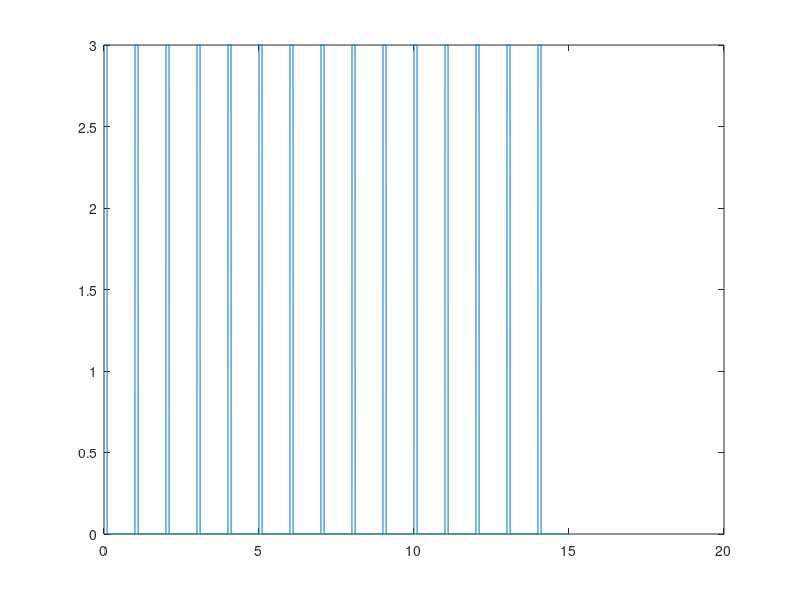

Write MATLAB code to recreate this figure. (Note: this script raises an error after producing the figure.)
clc, clear, close all;

fd = 500;

t_sec = 15;
t = 0: 1/fd: t_sec-1/fd;

% Test with square
t_sq = length(t)/t_sec/10; % 100ms
y_sq = zeros(1, fd);
for i = 1:t_sq
    y_sq(i) = 3; 
end
y_sq = repmat(y_sq, 1, t_sec);
plot(t, y_sq)


[y_multi, vel] = f_getMultirate(y_sq, fd)

figure()
plot(t, y_multi(vel+1:end))


yNir = f_getNirFilter(y_sq, fd);
figure()
plot(t, yNir)


%% Test wih triangle

fd = 500;
t_sec = 15;
t = 0: 1/fd: t_sec-1/fd;

t_triangle_sec = 0.202;
t_temp = 0: 1/fd: t_triangle_sec-1/fd;

for ii = 1:length(t_temp)
    if t_temp(ii) <= 0.1
        y_triangle(ii) = 15*t_temp(ii);   
    else
        y_triangle(ii) = -15*t_temp(ii) +3;
    end
end
figure()
plot(t_temp, y_triangle)

y_triangle = [y_triangle, zeros(1, fd - length(t_temp))];
y_triangle = repmat(y_triangle, 1, t_sec);
figure()
plot(t, y_triangle)

% get filters
[y_multi, vel] = f_getMultirate(y_triangle, fd)

figure()
plot(t, y_multi(vel+1:end))
title('Multirate filtras')

yNir = f_getNirFilter(y_triangle, fd);
figure()
plot(t, yNir)
title('NIR suku tipo filtras filtras')


function [out_y, velinimas] = f_getMultirate(sig_y, f_d_Hz)
    D1 = 10
    D2 = 5

    % Decimation
    b_safety_H1 = fir1(30,(20/(f_d_Hz/2))); % Naudojamas panasus filtras i decimate (filtro eile = 30; fp(20) < (500 / 2*10) 
    ekg_1 = filter(b_safety_H1, 1, sig_y);
    ekg_1 = downsample(ekg_1, D1);
    current_FD = f_d_Hz / D1;

    b_safety_H2 = fir1(30,(4/(current_FD/2))); % Naudojamas panasus filtras i decimate (filtro eile = 30; fp(4) < (50 / 2*5) 
    ekg_2 = filter(b_safety_H2, 1, ekg_1);
    ekg_2 = downsample(ekg_2, D2);
    current_FD = current_FD / D2;

    % Low-pass filtras
    b_lowPass = fir1(40, (0.67/(current_FD/2)));
    ekg_3 = filter(b_lowPass, 1, ekg_2);
    
    ekg_4 = upsample(ekg_3, D2);
    ekg_4 = filter(b_safety_H2, 1, ekg_4);
    ekg_4 = ekg_4 * D2;
    
    ekg_5 = upsample(ekg_4, D1);
    ekg_5 = filter(b_safety_H1, 1, ekg_5);
    ekg_5 = ekg_5 * D1; % dreifas
    
    
    
    ekg_6 = sig_y - ekg_5;

    velinimas = length(b_safety_H1) + length(b_safety_H2)*D1 + length(b_lowPass)*D1*D2/2

    ekg_withZeros = [zeros(1, velinimas), sig_y];
    dreif_withZeros = [ekg_5, zeros(1, velinimas)];

    out_y = ekg_withZeros - dreif_withZeros;
end

function out_y = f_getNirFilter(sig_y, fd)
    fDelta_Hz = 1.5;
    f0_Hz = 50;
    K0 = 1;
    L = 3;
    S = mag2db(150);

    %3.4.2
    K = K0 * 10^(-S/20);
    Kr = K0 * 10^(-L/20);

    %3.4.3
    N = fd/f0_Hz;

    %3.4.4
    beta = sqrt((Kr^2 - K0^2)/(K^2 - Kr^2)) * tan((N*pi*fDelta_Hz) / (2*fd));

    k1 = (K0 + (K*beta)) / (1 + beta);
    k2 = (K0 - (K*beta)) / (1 + beta);
    k3 = (1 - beta) / (1 + beta);


    bNIR = [k1, zeros(1,N-1), -k2];
    aNIR = [1, zeros(1,N-1), -k3];

    %3.4.6
    out_y = filter(bNIR, aNIR, sig_y);




end  